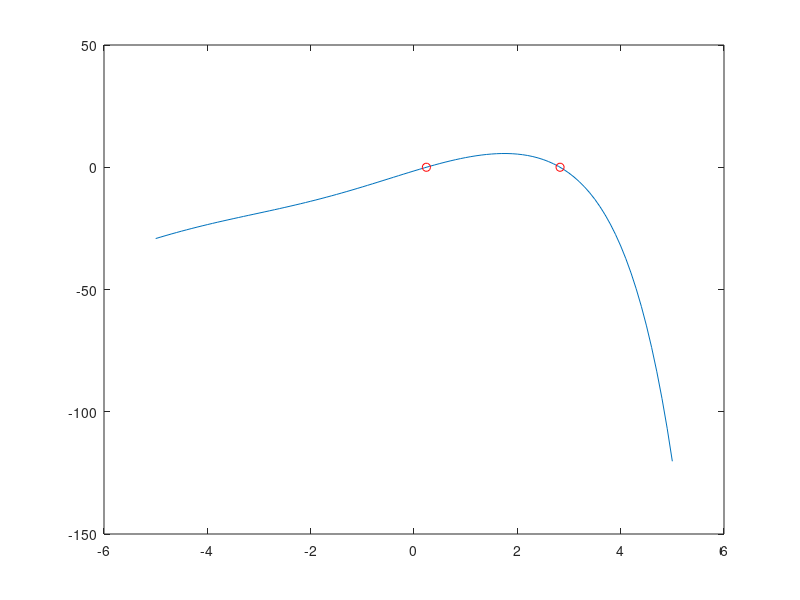

MATLAB code to generate this figure:
function [ ] = plot1( )
% Program rysujacy wykres funkcji do zadania 1
% wraz z zaznaczeniem przedzialow i punktow zerowych

  x = [-5:0.1:5];
  f = '1.4*sin(x)-exp(x)+6*x-0.5';
  plot(x,eval(f));
  hold on;
  plot(x,0,'k-');
  plot(-1,-140:20,'g-');
  plot(2,-140:20,'g-');
  plot(3.5,-140:20,'g-');
  x = [0.2397 2.8270];
  plot(x,eval(f),'ro')
  hold off;
end

